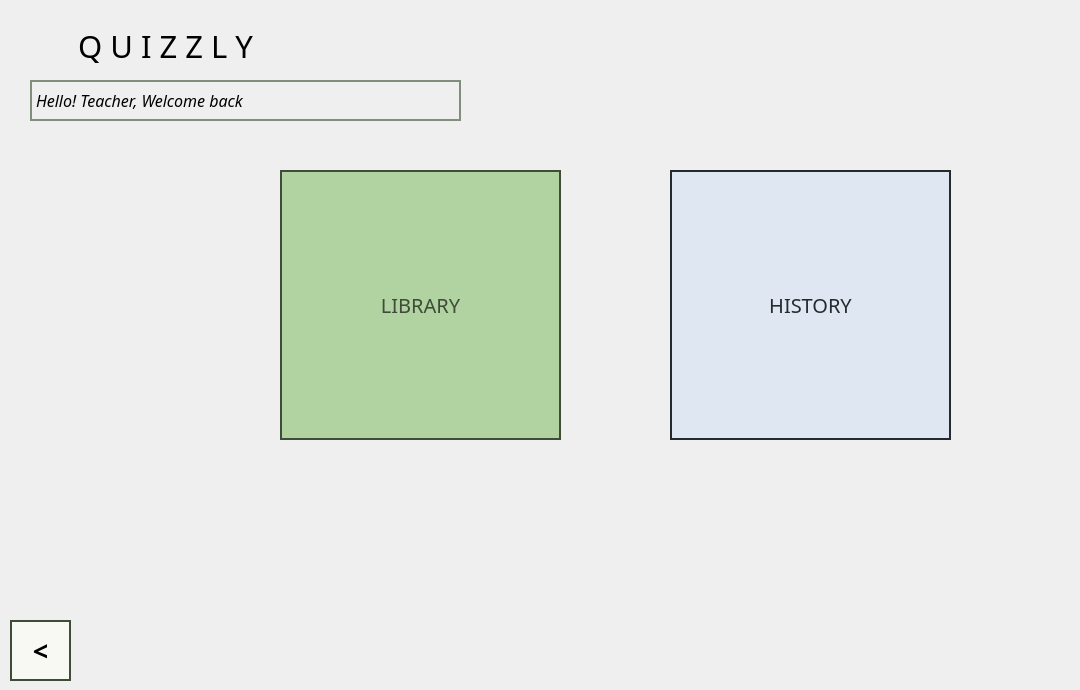
   <widget class="QWidget" name="TEACHER">
    <widget class="QLabel" name="quizzly_2">
     <property name="geometry">
      <rect>
       <x>30</x>
       <y>10</y>
       <width>271</width>
       <height>71</height>
      </rect>
     </property>
     <property name="font">
      <font>
       <family>Montserrat Black</family>
       <pointsize>23</pointsize>
       <kerning>true</kerning>
      </font>
     </property>
     <property name="styleSheet">
      <string notr="true">color: rgb(0, 0, 0);
</string>
     </property>
     <property name="text">
      <string>Q U I Z Z L Y</string>
     </property>
     <property name="scaledContents">
      <bool>false</bool>
     </property>
     <property name="alignment">
      <set>Qt::AlignCenter</set>
     </property>
     <property name="wordWrap">
      <bool>false</bool>
     </property>
     <property name="openExternalLinks">
      <bool>false</bool>
     </property>
    </widget>
    <widget class="QPushButton" name="library">
     <property name="geometry">
      <rect>
       <x>280</x>
       <y>170</y>
       <width>281</width>
       <height>270</height>
      </rect>
     </property>
     <property name="font">
      <font>
       <family>Montserrat Alternates Medium</family>
       <pointsize>15</pointsize>
      </font>
     </property>
     <property name="styleSheet">
      <string notr="true">color: rgb(62, 76, 56);
border:  2px solid rgb(62, 76, 56);
background-color: rgb(177, 210, 161);</string>
     </property>
     <property name="text">
      <string>LIBRARY</string>
     </property>
    </widget>
    <widget class="QPushButton" name="history_teacher">
     <property name="geometry">
      <rect>
       <x>670</x>
       <y>170</y>
       <width>281</width>
       <height>270</height>
      </rect>
     </property>
     <property name="font">
      <font>
       <family>Montserrat Alternates Medium</family>
       <pointsize>15</pointsize>
      </font>
     </property>
     <property name="styleSheet">
      <string notr="true">color: rgb(37, 42, 46);
border:  2px solid rgb(37, 42, 46);
background-color: rgb(223, 231, 242);</string>
     </property>
     <property name="text">
      <string>HISTORY</string>
     </property>
    </widget>
    <widget class="QLabel" name="text_hello">
     <property name="geometry">
      <rect>
       <x>30</x>
       <y>80</y>
       <width>431</width>
       <height>41</height>
      </rect>
     </property>
     <property name="font">
      <font>
       <family>Montserrat Alternates Medium</family>
       <pointsize>12</pointsize>
       <italic>true</italic>
       <strikeout>false</strikeout>
      </font>
     </property>
     <property name="styleSheet">
      <string notr="true">color: rgb(0, 0, 0);
border : 2px solid rgb(128, 143, 123)</string>
     </property>
     <property name="text">
      <string>Hello! Teacher, Welcome back</string>
     </property>
    </widget>
    <widget class="QLabel" name="label_2">
     <property name="geometry">
      <rect>
       <x>90</x>
       <y>450</y>
       <width>981</width>
       <height>221</height>
      </rect>
     </property>
     <property name="text">
      <string/>
     </property>
     <property name="pixmap">
      <pixmap>../Remove-bg.ai_1717608405575.png</pixmap>
     </property>
    </widget>
    <widget class="QPushButton" name="BACK">
     <property name="geometry">
      <rect>
       <x>10</x>
       <y>620</y>
       <width>61</width>
       <height>61</height>
      </rect>
     </property>
     <property name="font">
      <font>
       <family>Montserrat Alternates Medium</family>
       <pointsize>20</pointsize>
       <bold>true</bold>
      </font>
     </property>
     <property name="styleSheet">
      <string notr="true">border:  2px solid rgb(62, 76, 56);
color: rgb(0, 0, 0);
background-color: rgb(249, 249, 243);</string>
     </property>
     <property name="text">
      <string>&lt;</string>
     </property>
    </widget>
    <zorder>label_2</zorder>
    <zorder>quizzly_2</zorder>
    <zorder>library</zorder>
    <zorder>history_teacher</zorder>
    <zorder>text_hello</zorder>
    <zorder>BACK</zorder>
   </widget>
